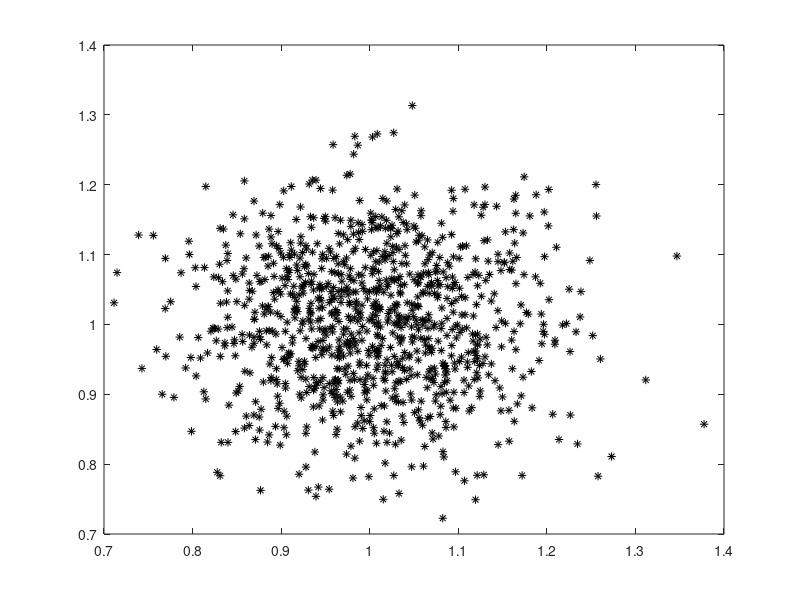
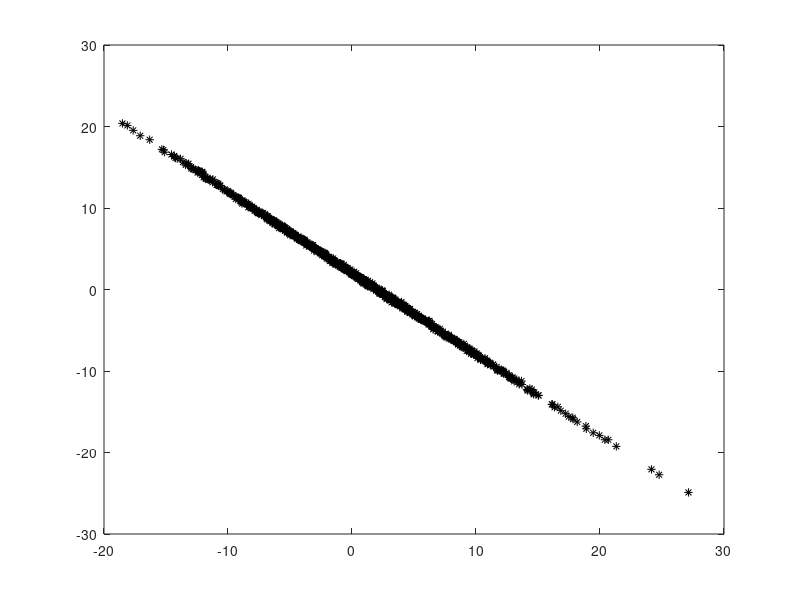
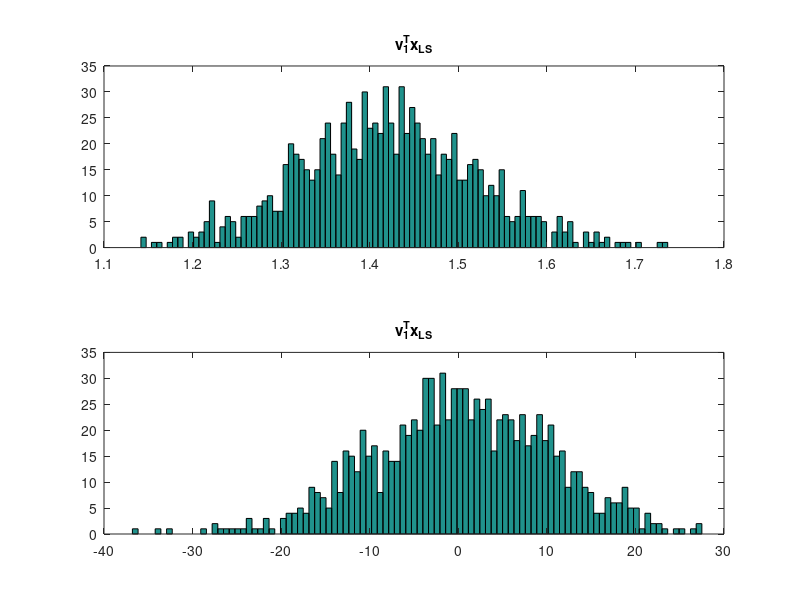

These charts were generated, in order, by the following MATLAB code:
%TwoVarTest.m

% Define the matrix A using the SVD
v1=[1/sqrt(2) 1/sqrt(2)]';
v2=[-1/sqrt(2) 1/sqrt(2)]';
s1 = 1; s2 = 1e-2;
A=s1*v1*v1'+s2*v2*v2';

% Define true x and noise free b
x=[1,1]';
b_e = A*x;

% Create realization from the data model
nsamp = 1000;
sigma = 0.1;
b_samp = repmat(b_e,1,nsamp)+sigma*randn(2,nsamp);

figure(1),
  plot(b_samp(1,:),b_samp(2,:),'k*')
% Create the corresponding least squares solutions 
x_LS = (A'*A)\(A'*b_samp);
figure(2)
  plot(x_LS(1,:),x_LS(2,:),'k*'), hold on,
figure(3)  
  subplot(2,1,1), hist(v1'*x_LS,100), title('v_1^Tx_{LS}')
  subplot(2,1,2), hist(v2'*x_LS,100), title('v_1^Tx_{LS}')
  
